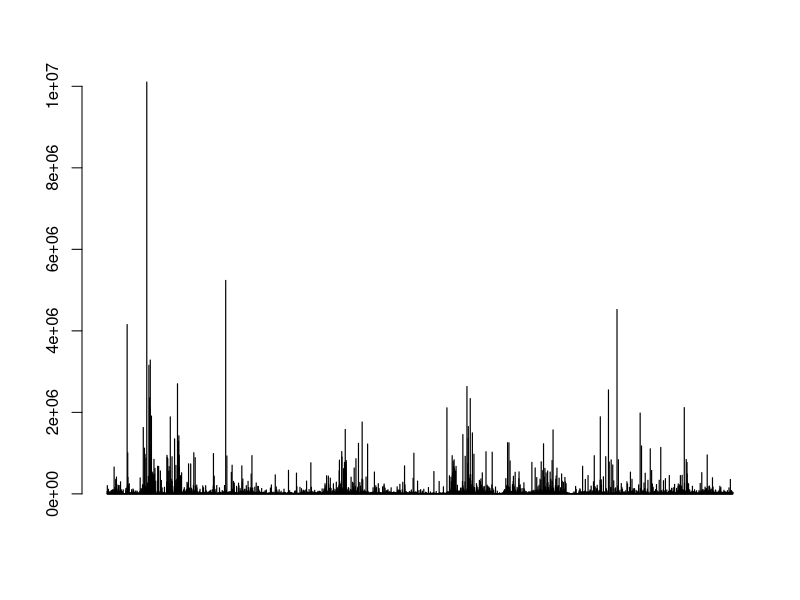
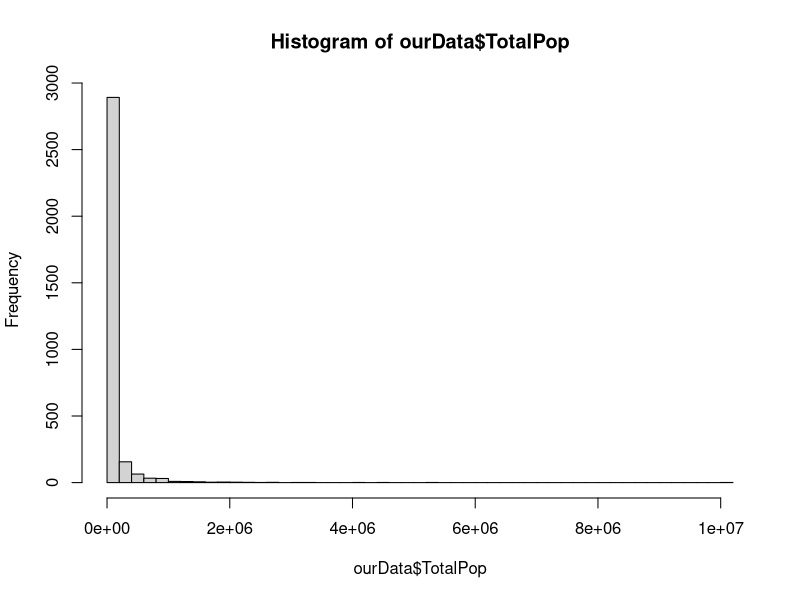
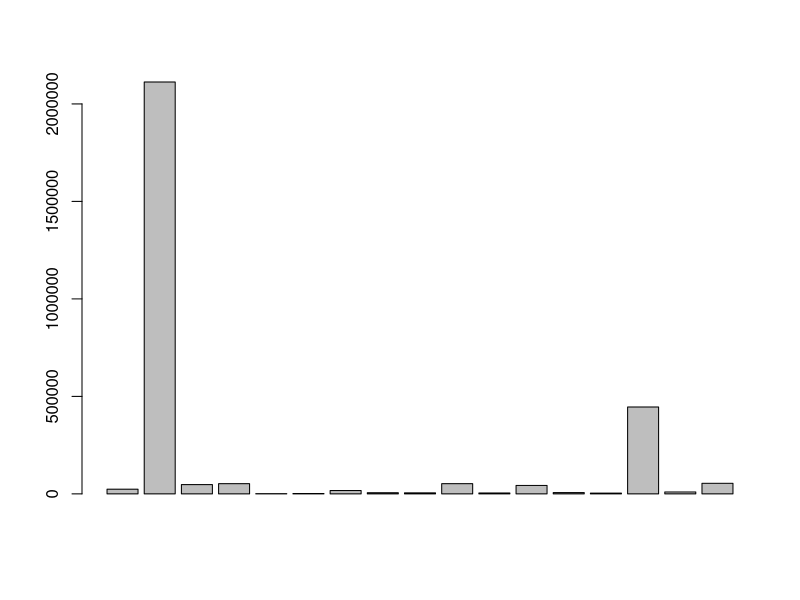
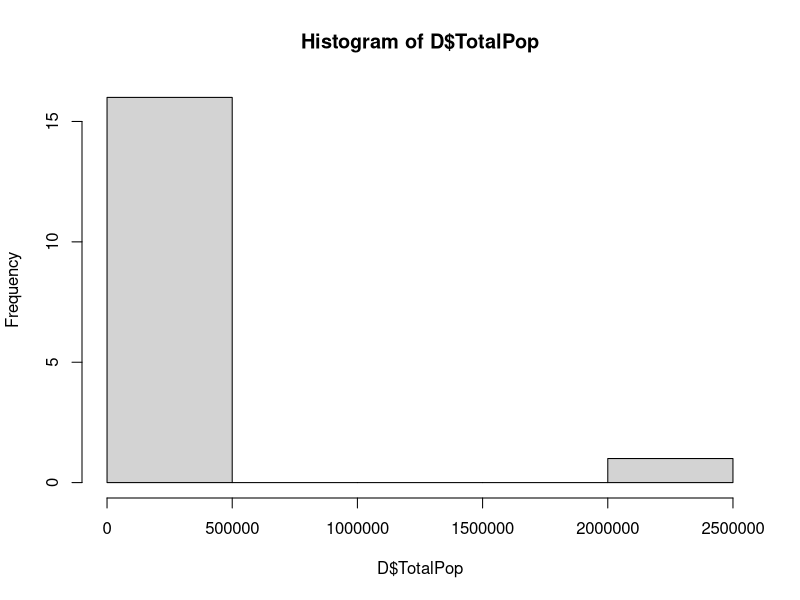
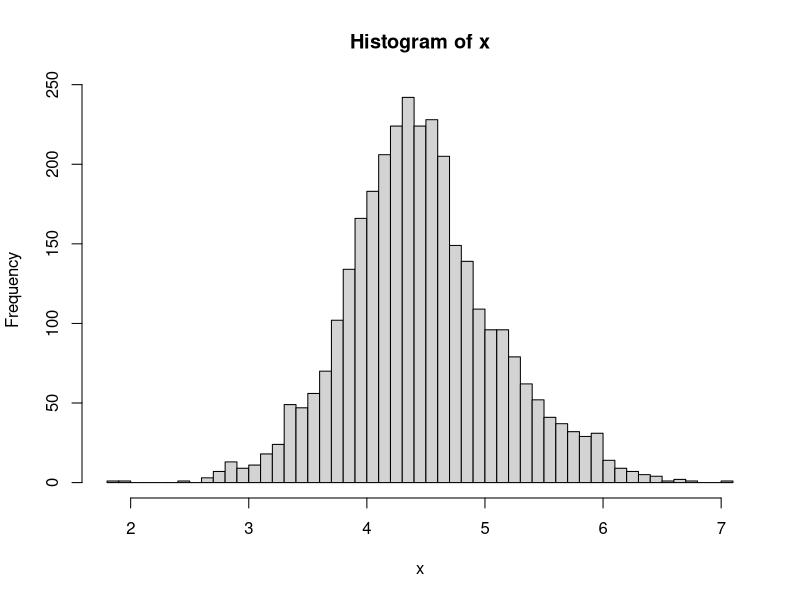
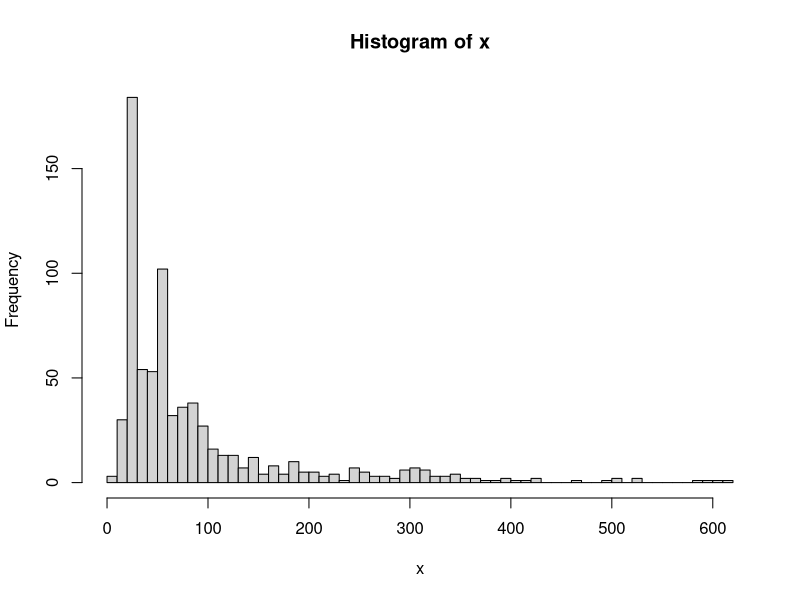
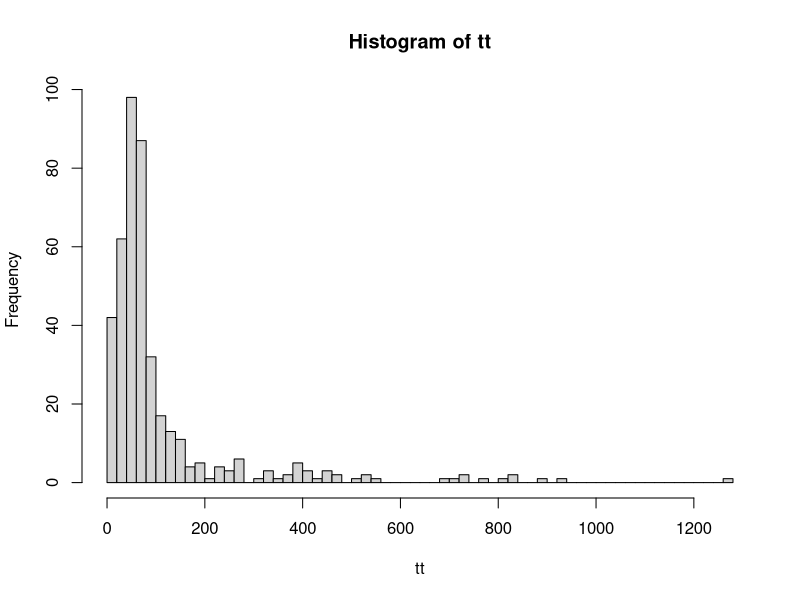
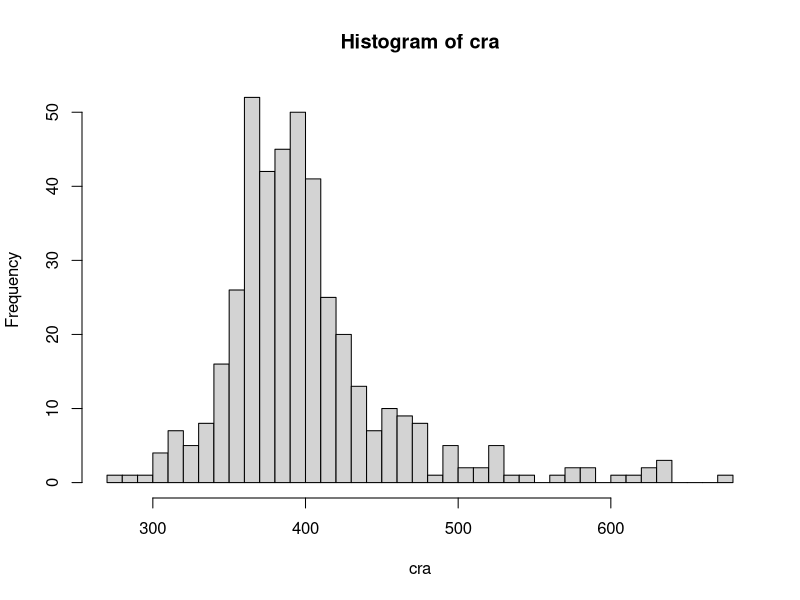

The R source for these figures, in order:
#first of all, let's set the working directory
#to be the same as the current file.
#if Run-ing, this:
setwd(dirname(rstudioapi::getActiveDocumentContext()$path))
#if source-ing, this: 
#setwd(getSrcDirectory()[1])

library(readr)
library(dplyr)
library(ggplot2)

#first a synthetic example: 
# a single variable,  9 data points:
x=(1:9)*11
min(x)
max(x)
sum(x)
mean(x)
median(x)
summary(x)
# max-min is called "range"
var(x)
sd(x)

#linear transformation to data:
summary(10*x)
10*summary(x)

var(10*x)
10*var(x)
100*var(x)

sd(10*x)
10*sd(x)


summary(x+1)
summary(x)+1

mean(x-4)
mean(x)-4

m=mean(x)
mean(x-m)

var(x+7)
var(x)


sd(x+7)
sd(x)

var(10*x+3)
var(x)*100


sd(10*x+3)
sd(x)*10

sd(x/10)
sd(x)/10

a=sd(x)
sd(x/a)



#now a special transformation we'll use later:
a=mean(x)
b=sd(x)
z=(x-a)/b
z
mean(z)
sd(z)

scale(x)

sd(x) * z + mean(x)


#this scaling is commonly used in statistics. 
# we say things like "one sd away", 
#or "one sd change in this variable", etc. 
#the unit of measurement becomes sd, 
#and we can compare distributions of variables 
#that have different natures. 
#for example, mass and length have different units 
#of measurement, we can't add them or compare them. 
#but the scaled versions of a mass distribution and 
#a length distribution can be compared. 







# our previous data set:
ourData = read_csv(file="acs2017_county_data.csv")




# mean county population:
mean(ourData$TotalPop)
median(ourData$TotalPop)


#mean county population in Maryland:
mean(ourData$TotalPop[ourData$State=="Maryland"])

#pipeline approach:
ourData %>%
  filter(State=="Maryland") %>%
  summarize(mean(TotalPop))






#mean state population:
temp=aggregate(ourData$TotalPop,by=list(ourData$State),FUN=sum)
avepop=mean(temp[,2])
avepop

length(unique(ourData$State))
avepop*length(unique(ourData$State))

sum(ourData$TotalPop)


 
#with pipe approach of dplyr:
ourData %>%
  group_by(State) %>%
  summarize(temp=sum(TotalPop)) %>%
  print() %>%
  summarize(mean(temp))







#mean county population of different states:
temp=aggregate(ourData$TotalPop,by=list(ourData$State),FUN=mean)
temp



#with pipe approach of dplyr:
ourData %>%
  group_by(State) %>%
  summarize(mean(TotalPop))  






#mean vs median: county populations
(avePop=mean(ourData$TotalPop))
(medPop=median(ourData$TotalPop))


#why are they so different?

mean(c(11,22,33,44,55,66,77,88,99))
mean(c(11,22,33,44,55,66,77,88,99000000))

median(c(11,22,33,44,55,66,77,88,99))
median(c(11,22,33,44,55,66,77,88,99000000))


summary(ourData$TotalPop)

quantile(ourData$TotalPop,c(0,.25,.5,.75,1))
quantile(ourData$TotalPop,seq(from=0,to=1,by=.1))


h=barplot(ourData$TotalPop )
h=hist(ourData$TotalPop,breaks=50) 
 





#Better visible if we focus on one state:
D=subset(ourData,State=="Nevada")
(avePop=mean(D$TotalPop))
(medPop=median(D$TotalPop))
 barplot(D$TotalPop )
hist(D$TotalPop)








# What if we introduce a new variable, 
# equal to the logarithm of county population?
#how is that variable distributed?
x=log10(ourData$TotalPop)
hist(x,breaks=50)
summary(x)

 







#the distribution of number of 8graders within NYC schools
schoolData=read_csv("NYC_class_size.csv")
D=subset(schoolData,GRADE==8)
x=D$`NUMBER OF STUDENTS / SEATS FILLED`
hist(x,breaks=50)
summary(x)
 


# how are SAT scores distributed across NYC high schools?
D=read_csv("SAT_Results.csv")
glimpse(D)
tt=D$Num_SAT_test_takers
cra=D$Crit_Reading
m=D$Math
w=D$Writing

hist(tt,breaks=50)
hist(cra,breaks=50)
hist(m,breaks=50)
hist(w,breaks=50)

#let's analyze CRA scores a bit further:
hist(cra,breaks=50)
summary(cra)
sd(cra)
#instead of histogram, which gives frequencies, 
#we are usually interested in proportions, 
#that is, relative requencies. 
#This can be done, for example, with "density()":
d=density(cra) 
plot(d)


summary(cra)
summary(m)
summary(w)
sd(cra)
sd(m)
sd(w)
